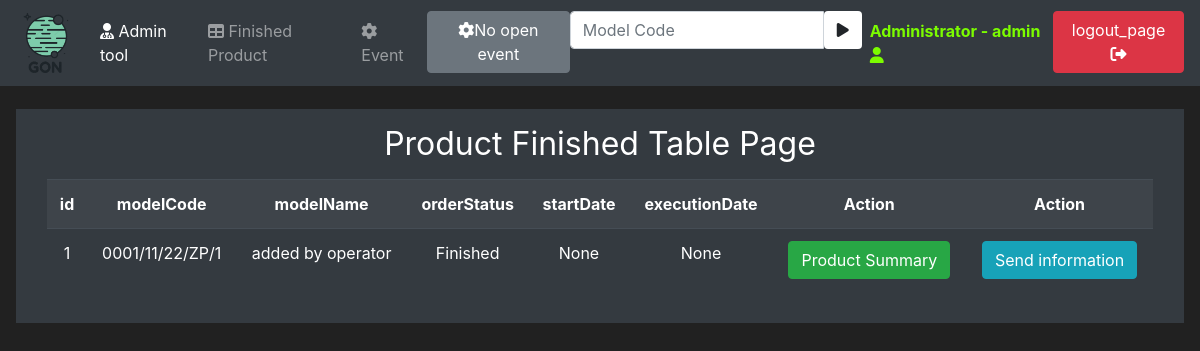
Before: /productFinishedTable (signed in) with the older database file.
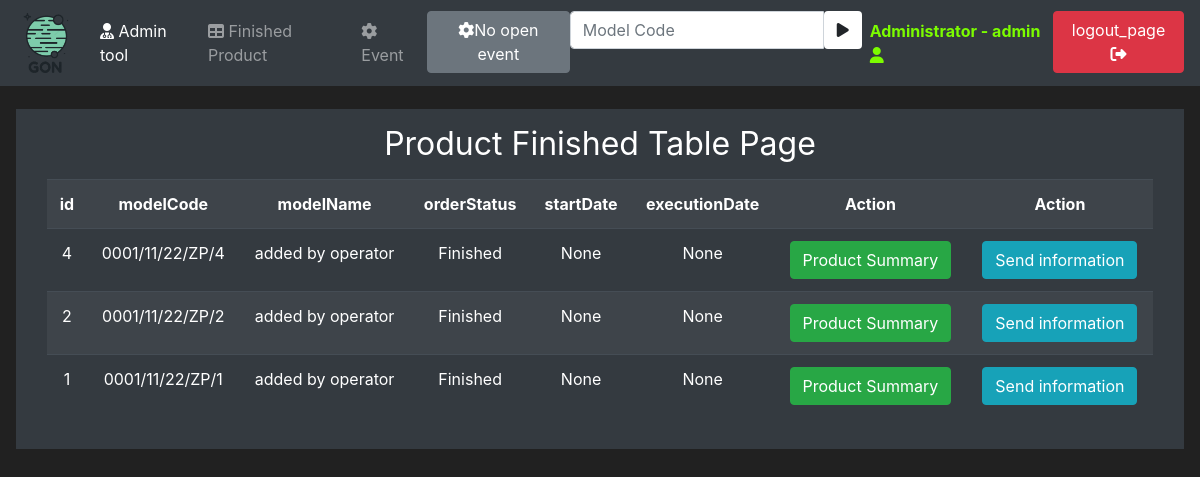
After: the same page with the newer database file.
### mainApp/models/user.py (models this page shows, shortened)
class User(UserMixin, db.Model):
    id = db.Column(db.Integer, primary_key=True, unique=True)
    username = db.Column(db.String(100), unique=True)
    password_hash = db.Column(db.String())
    email_address = db.Column(db.String())
    role = db.Column(db.Integer)

### mainApp/models/product.py (models this page shows, shortened)
class Product(db.Model):
    id = db.Column(db.Integer, primary_key=True)
    modelCode = db.Column(db.String(20), unique=True)
    modelName = db.Column(db.String(20))
    orderStatus = db.Column(db.String(20))
    startDate = db.Column(db.Integer)
    executionDate = db.Column(db.Integer)

### mainApp/products/products.py (the view)
@app.route('/productFinishedTable', methods=['GET', 'POST'])
@login_required
def product_finished_table_page():
    form = EmailForm()
    if form.validate_on_submit():
            subject = form.contactReason.data + ": " + form.id.data
            message = form.message.data
            emailSender(subject = subject , message = message)
    products = Product.query.filter(Product.orderStatus == 'Finished').order_by(Product.id.desc())
    for product in products:
        if product.startDate:
            product.startDate = datetime.fromtimestamp(product.startDate)
            product.executionDate = datetime.fromtimestamp(
                product.executionDate)
    openEvents = openEventsCounter()
    return render_template('productFinishedTable.html', products=products, openEvents=openEvents, form = form)

### mainApp/notification/forms.py
class EmailForm(FlaskForm):
    contactReasonList = [("tory były złe", "tory były złe"),
                     ("pociąg też był zły", "pociąg też był zły"),
                     ("to zła kobieta była", "to zła kobieta była")]
    id = StringField(label="Model Code:")
    contactReason = SelectField(
        label='contactReason:', choices=contactReasonList)
    message = TextAreaField(label='your message')
    submit = SubmitField(label='send message')

### mainApp/events/events.py (called while the page is built)
def openEventsCounter():
    openEventCounter = 0
    activEventsList = Event.query.filter(Event.endDate == None)
    for activEventList in activEventsList:
        openEventCounter += 1
    return openEventCounter

### mainApp/models/user.py (called while the page is built)
@login_manager.user_loader
def load_user(user_id):
    return User.query.get(int(user_id))

### mainApp/templates/productFinishedTable.html (shortened to what this page needs)
{% extends 'base.html' %}
{% block content %}
<div class="text-center">
    <h1 class="h2 mb-3 font-weight-normal">{{ _('Product Finished Table Page')}}</h1>
    <div class="container">
        <div class="table-responsive">
            <table class="table table-striped table-dark" style="width: 100%">
                <tr>
                    <th>id</th>
                    <th>modelCode</th>
                    <th>modelName</th>
                    <th>orderStatus</th>
                    <th>startDate</th>
                    <th>executionDate</th>
                    <th>Action</th>
                    <th>Action</th>
                </tr>
                {% for product in products %}
                <tr>
                    <td>{{product.id}}</td>
                    <td>{{product.modelCode}}</td>
                    <td>{{product.modelName}}</td>
                    <td>{{product.orderStatus}}</td>
                    <td>{{product.startDate}}</td>
                    <td>{{product.executionDate}}</td>
                    <td>
                        <form method="post" action="/productSummary">
                            <input type="submit" class="btn btn-success" value="Product Summary">
                        </form>
                    </td>
                    <td>
                        <button class="btn btn-outline btn-info" data-toggle="modal"
                            data-target="#Modal-sendEmail-{{product.id}}">Send information </button>
                    </td>
                </tr>
                {% endfor %}
            </table>
        </div>
    </div>
</div>
{% endblock %}

### mainApp/templates/base.html (shortened to what this page needs)
<!doctype html>
<html lang="en">
<head>
   <link rel="stylesheet" href="https://cdn.jsdelivr.net/npm/bootstrap@4.5.3/dist/css/bootstrap.min.css"
>
   <link rel="stylesheet" href="https://cdnjs.cloudflare.com/ajax/libs/font-awesome/4.7.0/css/font-awesome.min.css">
</head>
<body>
   <nav class="navbar navbar-expand-md navbar-dark bg-dark fixed-top">
      <a class="navbar-brand" href="{{url_for('home_page')}}"><img src="/static/LogoBIG.png" alt="..." height="60"
            class="d-inline-block"></a>
      <div class="collapse navbar-collapse" id="navbarNav">
         <ul class="navbar-nav mr-auto">
            {% if current_user.role == "admin"%}
            <li class="dropdown "><a class="nav-link active" data-toggle="dropdown" href="#"><i class='fa fa-user-md'></i> {{ _('Admin tool')}}</a>
             </li>
            {% endif %}
            {% if current_user.is_authenticated %}
            <li class="nav-item">
               <a class="nav-link" href="{{url_for('product_finished_table_page')}}"><i class='fa fa-table'></i> {{ _('Finished Product')}}</a>
            </li>
            <li class="nav-item">
               <a class="nav-link" href="{{url_for('event_start_stop_page')}}"><i class='fa fa-cog'></i> {{ _('Event')}}</a>
            </li>
            {% if openEvents == 0%}
            <li class="nav-item">
               <a class="btn btn-secondary navbar-btn" href="#"><i class='fa fa-cog'></i>{{ _('No open event')}}</a>
            </li>
            {% else %}
            <li class="nav-item">
               <a class="btn btn-danger navbar-btn" href="{{url_for('event_all_stop_page')}}"><i class='fa fa-hand-paper-o'></i><i class='fa fa-cog fa-spin'></i>
                  {{ _('Force STOP')}}: {{openEvents}} {{ _('event')}}</a>
            </li>
            {% endif %}
            <form method="POST" class="navbar-form navbar-left" action="{{url_for('active_product_page')}}">
               <div class="input-group">
                  <input type="text" class="form-control" placeholder="Model Code" name="modelCode" autofocus="autofocus">
                  <div class="input-group-btn">
                     <button class="btn btn-default bg-white" type="submit">
                        <i class="fa fa-play"></i>
                     </button>
                  </div>
               </div>
            </form>
            {% endif %}
         </ul>
         {% if current_user.is_authenticated %}
         <ul class="navbar-nav">
            <li class="nav-item">
               <a class="nav-link" style="color: lawngreen; font-weight: bold" href="#">{{current_user.username}}
                   - {{ current_user.role }} <i class='fa fa-user'></i></a>
            </li>
            <li class="nav-item">
               <a class="btn btn-danger navbar-btn" href="{{url_for('logout_page')}}">{{ _('logout_page')}} <i
                     class='fa fa-sign-out'></i></a>
            </li>
         </ul>
         {% endif %}
      </div>
   </nav>
   <br>
   <div class="position-relative overflow-hidden p-3 p-md-3 m-md-3 text-center bg-dark" style="color:white">
      {% block content %}
      {% endblock %}
   </div>
</body>
</html>

### mainApp/templates/base.html (style rules this page uses)
body { background-color: #212121; color: white }

Changed rows visible on the page:
added Product: id "4", modelCode "0001/11/22/ZP/4", modelName "added by operator", orderStatus "Finished", startDate "None", executionDate "None"
now on this page (row edited): Product: id "2", modelCode "0001/11/22/ZP/2", modelName "added by operator", orderStatus "Finished", startDate "None", executionDate "None"
